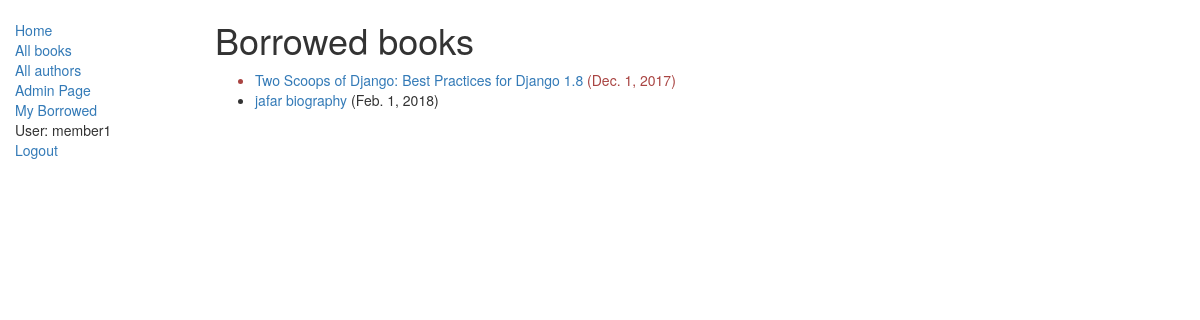
/catalog/mybooks/ (signed in), run on the app's committed database.
### catalog/models.py (models this page shows, shortened)
class BookInstance(models.Model):
    id = models.UUIDField(primary_key=True, default=uuid.uuid4, help_text="Unique ID for this particular book across whole library")
    book = models.ForeignKey('Book', on_delete=models.SET_NULL, null=True)
    imprint = models.CharField(max_length=200)
    due_back = models.DateField(null=True, blank=True)
    LOAN_STATUS = (
        ('m', 'Maintenance'),
        ('o', 'On loan'),
        ('a', 'Available'),
        ('r', 'Reserved'),
    )
    status = models.CharField(max_length=1, choices=LOAN_STATUS, blank=True, default='m', help_text='Book availability')
    borrower = models.ForeignKey(User, on_delete=models.SET_NULL, null=True, blank=True)
    class Meta:
        ordering = ["due_back"]
    @property
    def is_overdue(self):
        if self.due_back and date.today() > self.due_back:
            return True
        return False

class Book(models.Model):
    title = models.CharField(max_length=200)
    author = models.ForeignKey('Author', on_delete=models.SET_NULL, null=True)
    summary = models.TextField(max_length=1000, help_text="Enter a brief description of the book")
    isbn = models.CharField('ISBN',max_length=13, help_text='13 Character <a href="https://www.isbn-international.org/content/what-isbn">ISBN number</a>')
    genre = models.ManyToManyField(Genre, help_text="Select a genre for this book")
    def display_genre(self):
        """
        Creates a string for the Genre. This is required to display genre in Admin.
        """
        return ', '.join([ genre.name for genre in self.genre.all()[:3] ])
    display_genre.short_description = 'Genre'

### catalog/views.py (the view)
class LoanedBooksByUserListView(LoginRequiredMixin, generic.ListView):
    model = models.BookInstance
    template_name ='catalog/bookinstance_list_borrowed_user.html'
    paginate_by = 10
    def get_queryset(self):
        return models.BookInstance.objects.filter(borrower=self.request.user).filter(status__exact='o').order_by('due_back')

### catalog/templates/catalog/bookinstance_list_borrowed_user.html
{% extends "catalog/base_generic.html" %}
{% block content %}
    <h1>Borrowed books</h1>
    {% if bookinstance_list %}
    <ul>
      {% for bookinst in bookinstance_list %}
      <li class="{% if bookinst.is_overdue %}text-danger{% endif %}">
        <a href="{% url 'catalog:book-detail' bookinst.book.pk %}">{{bookinst.book.title}}</a> ({{ bookinst.due_back }})
      </li>
      {% endfor %}
    </ul>
    {% else %}
      <p>There are no books borrowed.</p>
    {% endif %}
{% endblock %}

### catalog/templates/catalog/base_generic.html (shortened to what this page needs)
<!DOCTYPE html>
<html lang="en">
<head>
  <link rel="stylesheet" href="https://maxcdn.bootstrapcdn.com/bootstrap/3.3.7/css/bootstrap.min.css">
  {% load static %}
  <link rel="stylesheet" href="{% static 'catalog/styles.css' %}">
</head>
<body>
  <div class="container-fluid">
    <div class="row">
      <div class="col-sm-2">
      {% block sidebar %}
      <ul class="sidebar-nav">
          <li><a href="{% url 'catalog:index' %}">Home</a></li>
          <li><a href="{% url 'catalog:books' %}">All books</a></li>
          <li><a href="{% url 'catalog:authors'%}">All authors</a></li>
          <li><a href="/admin/"> Admin Page </a></li>
          <li><a href="{% url 'catalog:my-borrowed' %}">My Borrowed</a></li>
          {% if user.is_authenticated %}
              <li>User: {{ user.get_username }}</li>
              <li><a href="{% url 'logout'%}?next={{request.path}}">Logout</a></li>
          {% else %}
              <li><a href="{% url 'login'%}?next={{request.path}}">Login</a></li>
          {% endif %}
      </ul>
     {% endblock %}
      </div>
      <div class="col-sm-10 ">
      {% block content %}{% endblock %}
      </div>
    </div>
  </div>
</body>
</html>

### catalog/static/catalog/styles.css (style rules this page uses)
.sidebar-nav { margin-top: 20px; padding: 0; list-style: none; }

### data on the page
BookInstance: book "Two Scoops of Django: Best Practices for Django 1.8", due_back "Dec. 1, 2017"
BookInstance: book "jafar biography", due_back "Feb. 1, 2018"

### other printed values
{{ user.get_username }} "member1"
